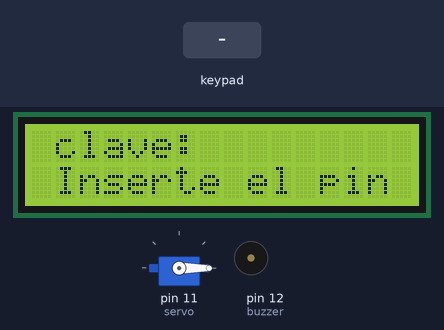
This sketch was run on a simulated Arduino Uno, built with avr-gcc and run on an emulated ATmega328P. Shown: servo, 16×2 character LCD, buzzer (waves = sounding, pin HIGH). The inputs (shaded band) are chosen by the test bench. What the sketch prints to the serial monitor is not drawn.

Above: at 1.3 s.
1.4 s: keypad keys 9 8 7 6 # pressed 0.4 s apart
At 4.7 s:
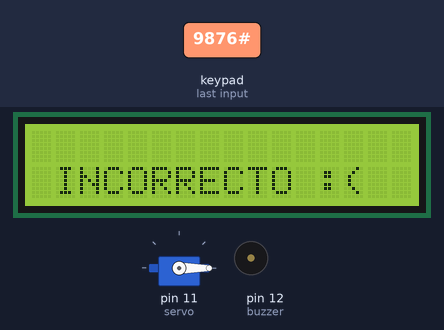
4.9 s: keypad keys 1 2 3 4 A pressed 0.4 s apart
At 9.3 s:
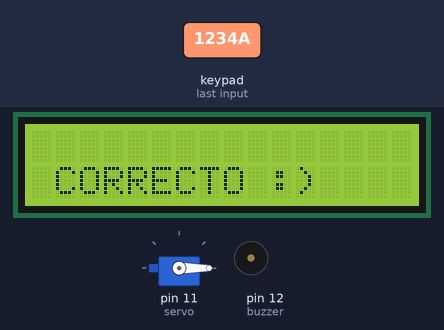
9.9 s: key 'B' pressed
12.9 s: key '1' pressed
At 15.1 s:
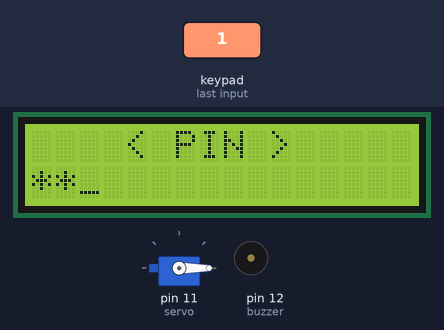
15.4 s: key '2' pressed
At 16.5 s:
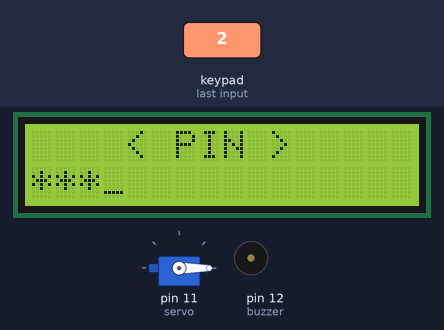
17.2 s: keypad keys 1 2 3 4 A * pressed 0.4 s apart
At 22.8 s:
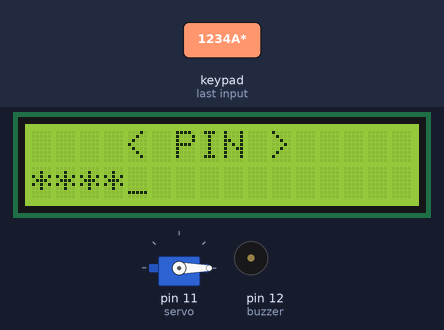
Timing chart, 0 to 23.6 s (numbered marks = the images above; inputs shaded):
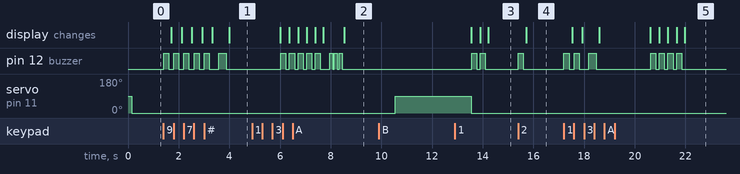

The sketch:

Codigo_teclado_4x4__password.ino
```cpp
#include <Servo.h>
#include <LiquidCrystal_I2C.h>
#include <Password.h> //Incluimos la libreria Password
#include <Keypad.h> //Incluimos la libreria Keypad

Password password = Password("1234A");  //Definimos el Password
int dlugosc = 5;                        //Largo del Password

int buzzer = 12; //Creamos las Variables de salida

int ilosc; //Numero de Clicks

const byte ROWS = 4; // Cuatro Filas
const byte COLS = 4; // Cuatro Columnas

// Definimos el Keymap
char keys[ROWS][COLS] = {
  {'1','2','3','A'},
  {'4','5','6','B'},
  {'7','8','9','C'},
  {'*','0','#','D'}
};

byte rowPins[ROWS] = { 9,8,7,6 };// Conectar los keypads ROW1, ROW2, ROW3 y ROW4 a esos Pines de Arduino.
byte colPins[COLS] = { 5,4,3,2, };// Conectar los keypads COL1, COL2, COL3 y COL4 a esos Pines de Arduino.

Keypad keypad = Keypad( makeKeymap(keys), rowPins, colPins, ROWS, COLS );

LiquidCrystal_I2C lcd(0x27,16,2);

Servo servo;

int estado;
void setup(){
  servo.attach(11);
  lcd.init();
  lcd.backlight();
  Serial.begin(9600);
  keypad.addEventListener(keypadEvent);
  pinMode(buzzer, OUTPUT);
  lcd.begin(16, 2);
  lcd.setCursor(0,0);
  lcd.print(" clave: ");
  lcd.setCursor(0,1);
  lcd.print(" Inserte el pin ");
  servo.write(0);
}

void loop()
{
  keypad.getKey();
}
void keypadEvent(KeypadEvent eKey)
{
  switch (keypad.getState())
  {
    case PRESSED:

int i;
for( i = 1; i <= 1; i++ )
{
  digitalWrite(buzzer, HIGH);
  delay(200);
  digitalWrite(buzzer, LOW);
  delay(100);
}

Serial.print("Pressed: ");
Serial.println(eKey);

switch (eKey)
{
/*
case '#':
break;

case '*':
break;
*/

default:
ilosc=ilosc+1;
password.append(eKey);
}
//Serial.println(ilosc);

if(ilosc == 1)
{
lcd.clear();
lcd.setCursor(1,0);
lcd.print("   < PIN >");
lcd.setCursor(0,1);
lcd.print("*_");
}
if(ilosc == 2)
{
lcd.clear();
lcd.setCursor(1,0);
lcd.print("   < PIN >");
lcd.setCursor(0,1);
lcd.print("**_");
}
if(ilosc == 3)
{
lcd.clear();
lcd.setCursor(1,0);
lcd.print("   < PIN >");
lcd.setCursor(0,1);
lcd.print("***_");
}
if(ilosc == 4)
{
lcd.clear();
lcd.setCursor(1,0);
lcd.print("   < PIN >");
lcd.setCursor(0,1);
lcd.print("****_");
}
if(ilosc == 5)
{
lcd.clear();
lcd.setCursor(1,0);
lcd.print("   < PIN >");
lcd.setCursor(0,1);
lcd.print("*****_");
}

 if(ilosc == dlugosc){
delay(250);
checkPassword();
ilosc = 0;
}
}
}

void checkPassword()
{
  if (password.evaluate())
  {
int i;
for( i = 1; i <= 3; i++ )
{
  digitalWrite(buzzer, HIGH);
  delay(120);
  digitalWrite(buzzer, LOW);
  delay(70);
}
    ilosc = 0;
    password.reset();
    Serial.println("Correcto");
    lcd.clear();
    lcd.setCursor(0,1);
    lcd.print(" CORRECTO :)");
    delay(2000);
    servo.write(90);
delay(3000);
servo.write(0);
    lcd.clear();
    lcd.setCursor(0,0);
    lcd.print("CLAVE:");

  }
  else
  {
int i;
for( i = 1; i <= 1; i++ )
{
  digitalWrite(buzzer, HIGH);
  delay(300);
  digitalWrite(buzzer, LOW);
  delay(100);
}
    ilosc = 0;
    password.reset();
    Serial.println("Error");
    lcd.clear();
    lcd.setCursor(0,1);
    lcd.print(" INCORRECTO :(");
    delay(2000);
    lcd.clear();
    lcd.setCursor(0,0);
    lcd.print("  Bienvenido ");
    lcd.setCursor(0,1);
    lcd.print("Clave:");

  }

}
```

Measured:
- after the input at 1.4 s, pin 12 (buzzer): goes 4 × (HIGH 0.20 s, LOW 0.21 s), HIGH 0.20 s, LOW 0.37 s, HIGH 0.30 s, then LOW, starting at once; the display: first changes after 0.32 s (image 1 shows a later state)
- after the input at 4.9 s, pin 12 (buzzer): LOW → HIGH after 1.1 s, → LOW 0.20 s later, → HIGH 0.14 s later, → LOW 0.20 s later, … (16 changes in this stretch); the display: first differs from a run without the input after 1.5 s (image 2 shows a later state)
- after the input at 12.9 s, the display: first differs from a run without the input after 1.3 s (image 3)
- after the input at 15.4 s, pin 12 (buzzer): LOW → HIGH at once, → LOW 0.20 s later; the display: changes after 0.32 s (image 4)
- after the input at 17.2 s, pin 12 (buzzer): LOW → HIGH at once, → LOW 0.20 s later, → HIGH 0.20 s later, → LOW 0.20 s later, … (14 changes in this stretch); the display: changes after 0.32 s (image 5)
